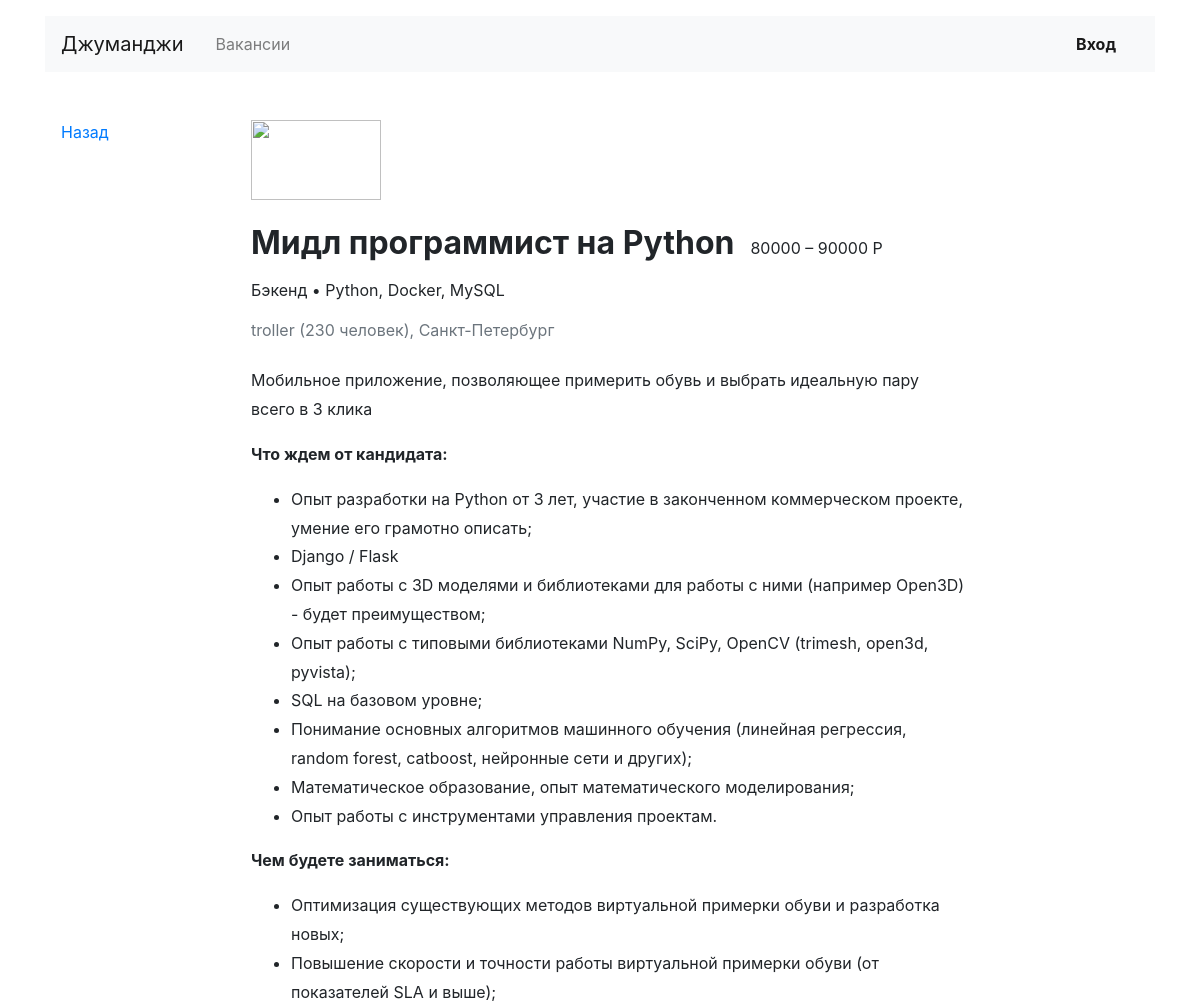
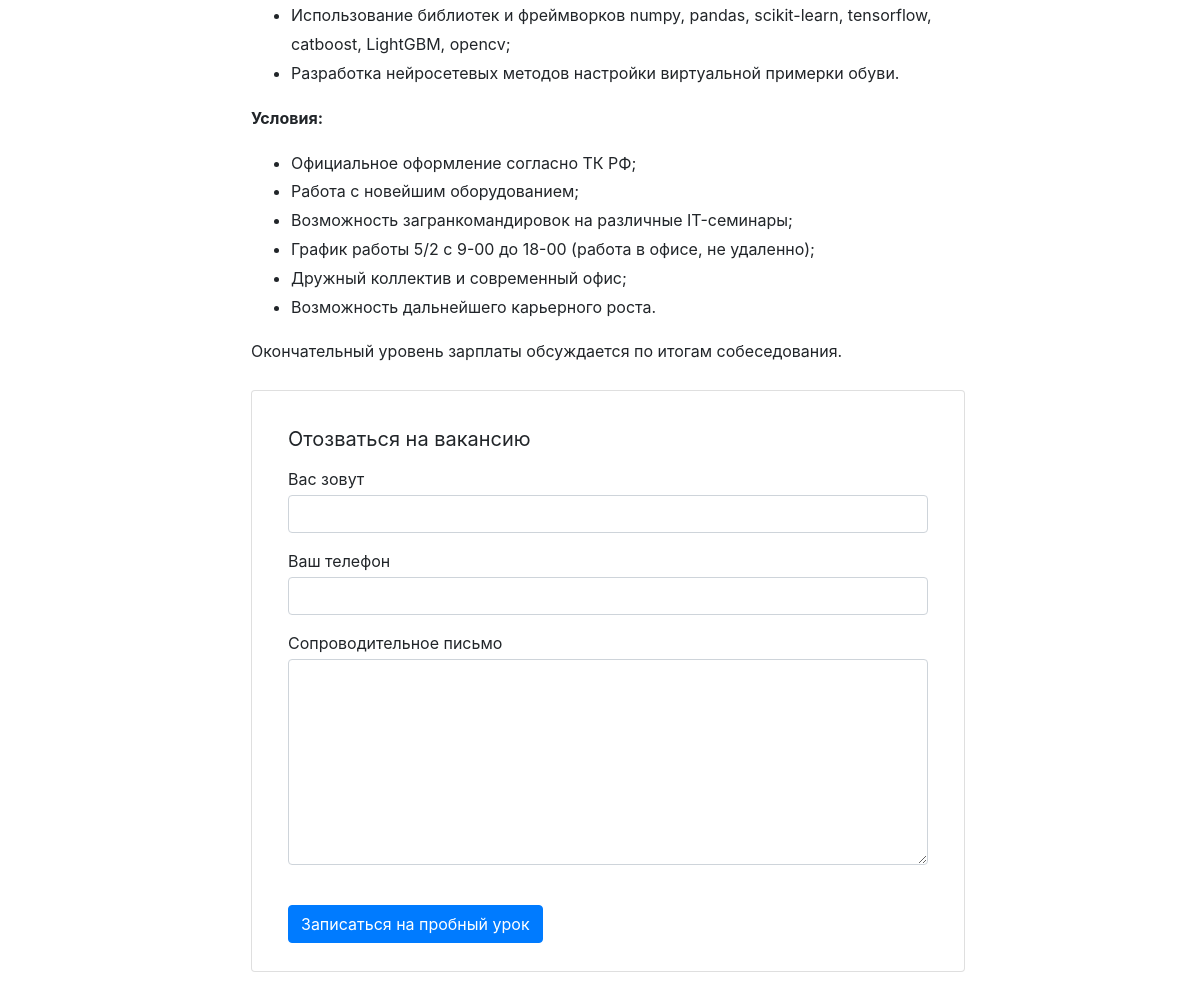
The app's page /vacancies/4/ with its own data (2 pictures, top to bottom).
### vacancies/models.py (models this page shows, shortened)
class Vacancy(models.Model):
    title = models.CharField(max_length=128)
    specialty = models.ForeignKey(Specialty, on_delete=models.CASCADE, related_name="vacancies")
    company = models.ForeignKey(Company, on_delete=models.CASCADE, related_name="vacancies")
    skills = models.TextField()
    description = models.TextField()
    salary_min = models.IntegerField()
    salary_max = models.IntegerField()
    published_at = models.DateTimeField()

class Specialty(models.Model):
    code = models.CharField(max_length=128, primary_key=True, unique=True)
    title = models.CharField(max_length=128)
    picture = models.URLField(default='https://place-hold.it/100x60')

class Company(models.Model):
    name = models.CharField(max_length=128)
    location = models.CharField(max_length=32)
    logo = models.URLField(default='https://place-hold.it/100x60')
    description = models.TextField()
    employee_count = models.IntegerField()

### vacancies/views.py (the view)
# urls.py: path('vacancies/<int:vacancy_id>/', vacancies_views.one_vac_view, name='vacancy'),
def one_vac_view(request, vacancy_id):
    that_vacancy = Vacancy.objects.filter(id=vacancy_id)
    context = {'vacancy': that_vacancy.select_related("specialty").select_related("company")[0]}
    return render(request, "vacancies/vacancy.html", context=context)

### vacancies/templates/vacancies/vacancy.html (shortened to what this page needs)
{% extends 'vacancies/base.html' %}
{% block content %}
  <main class="container mt-3 pb-5">
    <div class="row mt-5">
      <div class="col-12 col-lg-2">
        <div class="pl-3 mb-5">
          <p><a href="/vacancies/">Назад</a></p>
        </div>
      </div>
      <div class="col-12 col-lg-8">
        <section class="pl-3">
          <a href="#"><img src="https://place-hold.it/130x80" width="130" height="80" alt=""></a>
          <div class="d-flex align-items-baseline align-content-baseline">
            <h1 class="h2 mt-4 font-weight-bold" >{{ vacancy.title }}</h1>
            <p class="m-0 pl-3">{{ vacancy.salary_min }} – {{ vacancy.salary_max }} Р</p>
          </div>
          <p class="mt-2">{{ vacancy.specialty.title }} • {{ vacancy.skills }}</p>
          <p class="text-muted mb-4">{{ vacancy.company.name }} ({{ vacancy.company.employee_count }} человек), {{ vacancy.company.location }}</p>
          <div style="line-height: 1.8;">
            <p>{{ vacancy.company.description }}</p>
            {{ vacancy.description|safe }}
          </div>
          <form action="/echo" class="card mt-4 mb-3" enctype="multipart/form-data">
            <div class="card-body mx-3">
              <p class="h5 mt-3 font-weight-normal">Отозваться на вакансию</p>
              <div class="form-group">
                <label class="mb-1 mt-2" for="userName">Вас зовут</label>
                <input class="form-control" type="text" placeholder="" id="userName">
              </div>
              <div class="form-group">
                <label class="mb-1" for="userPhone">Ваш телефон</label>
                <input class="form-control" type="tel" placeholder="" id="userPhone">
              </div>
              <div class="form-group">
                <label class="mb-1" for="userMsg" >Сопроводительное письмо</label>
                <textarea class="form-control" rows="8" id="userMsg"></textarea>
              </div>
              <input type="submit" class="btn btn-primary mt-4 mb-2" value="Записаться на пробный урок">
            </div>
          </form>
        </section>
      </div>
    </div>
  </main>
  {% endblock %}

### records on screen
Vacancy: title "Мидл программист на Python", salary_min "80000", salary_max "90000", specialty "Бэкенд", skills "Python, Docker, MySQL", company.name "troller", company.employee_count "230", company.location "Санкт-Петербург", company.description "Мобильное приложение, позволяющее примерить обувь и выбрать идеальную пару всего в 3 клика", description "Что ждем от кандидата: Опыт разработки на Python от 3 лет, участие в законченном коммерческом проекте, умение его грамотно описать; Django / Flask Опыт работы с 3D моделями и библиотеками для работы с ними (например Open3D) - будет преимуществом; Опыт работы с типовыми библиотеками NumPy, SciPy, OpenCV (trimesh, open3d, pyvista); SQL на базовом уровне; Понимание основных алгоритмов машинного обучения (линейная регрессия, random forest, catboost, нейронные сети и других); Математическое образование, опыт математического моделирования; Опыт работы с инструментами управления проектам. Чем будете заниматься: Оптимизация существующих методов виртуальной примерки обуви и разработка новых;…"
